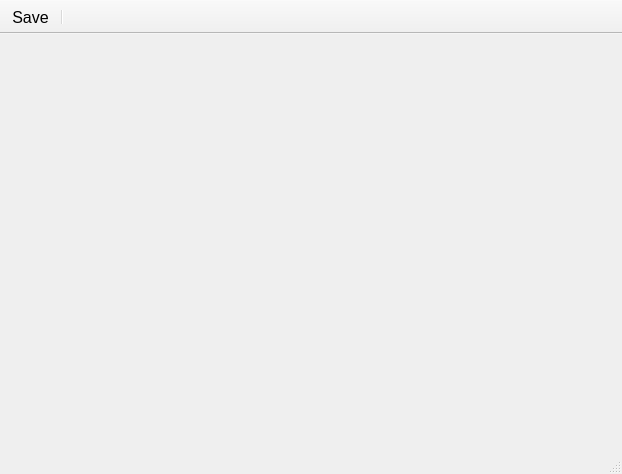
<?xml version="1.0" encoding="UTF-8"?>
<ui version="4.0">
 <class>SceneEditorWindow</class>
 <widget class="QMainWindow" name="SceneEditorWindow">
  <property name="geometry">
   <rect>
    <x>0</x>
    <y>0</y>
    <width>622</width>
    <height>474</height>
   </rect>
  </property>
  <property name="windowTitle">
   <string>MainWindow</string>
  </property>
  <widget class="QWidget" name="centralwidget"/>
  <widget class="QStatusBar" name="statusBar">
   <property name="font">
    <font>
     <pointsize>8</pointsize>
    </font>
   </property>
  </widget>
  <widget class="QToolBar" name="toolBar">
   <property name="contextMenuPolicy">
    <enum>Qt::PreventContextMenu</enum>
   </property>
   <property name="windowTitle">
    <string>toolBar</string>
   </property>
   <property name="styleSheet">
    <string notr="true"/>
   </property>
   <property name="movable">
    <bool>false</bool>
   </property>
   <property name="allowedAreas">
    <set>Qt::TopToolBarArea</set>
   </property>
   <property name="iconSize">
    <size>
     <width>24</width>
     <height>24</height>
    </size>
   </property>
   <property name="floatable">
    <bool>false</bool>
   </property>
   <attribute name="toolBarArea">
    <enum>TopToolBarArea</enum>
   </attribute>
   <attribute name="toolBarBreak">
    <bool>false</bool>
   </attribute>
   <addaction name="actionSaveScene"/>
   <addaction name="separator"/>
  </widget>
  <action name="actionNewScene">
   <property name="text">
    <string>New Scene</string>
   </property>
   <property name="toolTip">
    <string>New Scene</string>
   </property>
  </action>
  <action name="actionOpenScene">
   <property name="text">
    <string>Open Scene...</string>
   </property>
  </action>
  <action name="actionCopy">
   <property name="text">
    <string>Copy</string>
   </property>
  </action>
  <action name="actionPaste">
   <property name="text">
    <string>Paste</string>
   </property>
  </action>
  <action name="actionPaste_Match_Style">
   <property name="text">
    <string>Paste &amp; Match Style</string>
   </property>
  </action>
  <action name="actionSaveScene">
   <property name="text">
    <string>Save</string>
   </property>
   <property name="font">
    <font>
     <pointsize>12</pointsize>
    </font>
   </property>
  </action>
  <action name="actionSaveSceneAs">
   <property name="text">
    <string>Save Scene as...</string>
   </property>
  </action>
  <action name="actionConsole">
   <property name="text">
    <string>Console</string>
   </property>
  </action>
  <action name="actionSceneOutliner">
   <property name="text">
    <string>Scene Outliner</string>
   </property>
  </action>
  <action name="actionDetails">
   <property name="text">
    <string>Details</string>
   </property>
  </action>
  <action name="actionViewport">
   <property name="text">
    <string>Viewport</string>
   </property>
  </action>
  <action name="actionExit">
   <property name="text">
    <string>Exit</string>
   </property>
  </action>
 </widget>
 <resources/>
 <connections/>
</ui>
